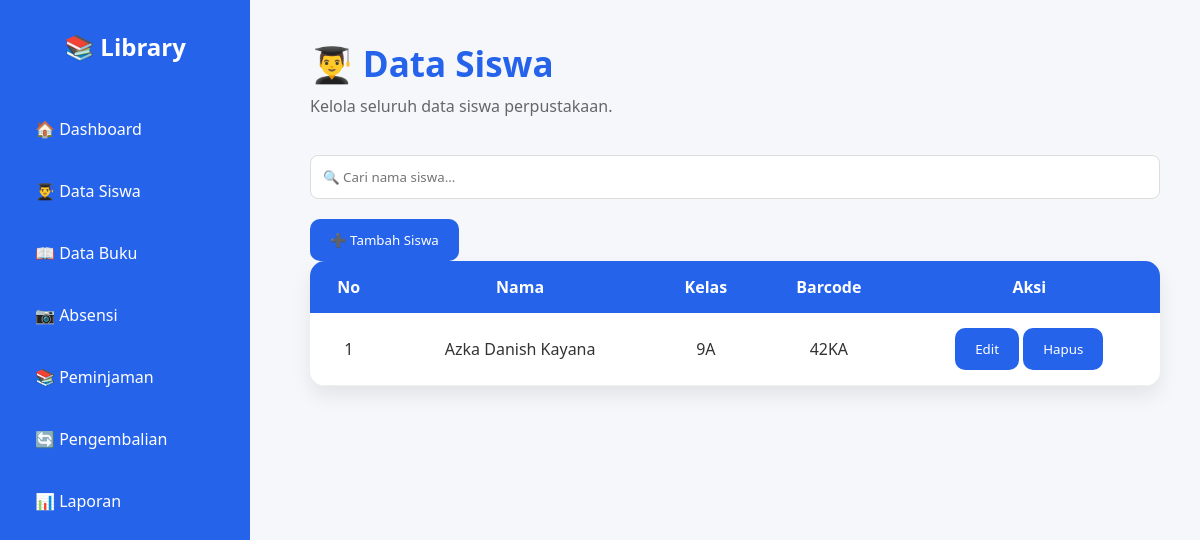
/siswa, run on an earlier commit of the app's database.
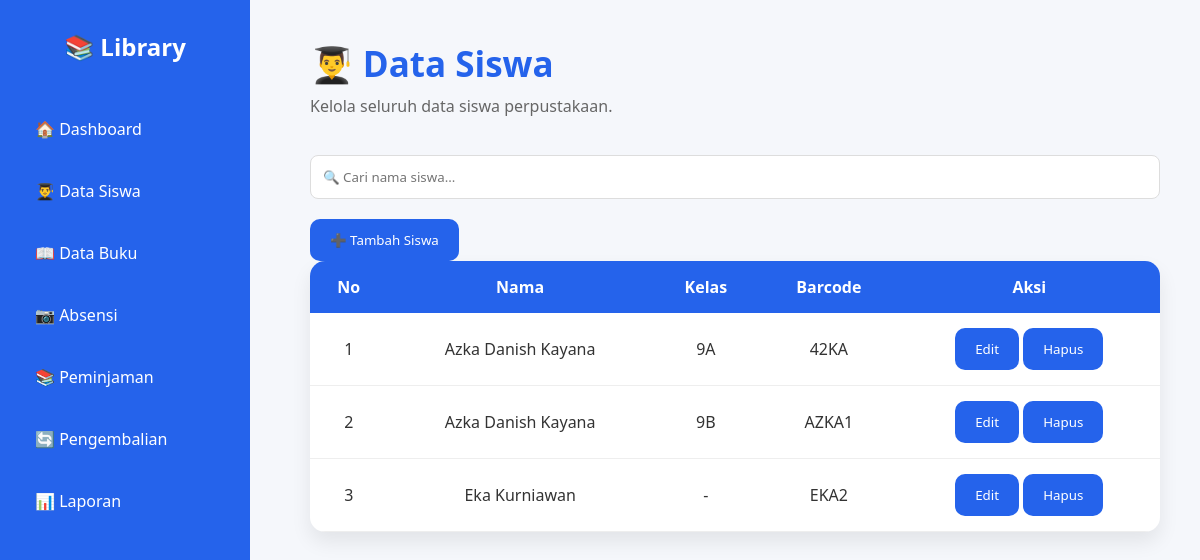
And on a later commit of the database.
### tables this page shows
CREATE TABLE siswa (
        id INTEGER PRIMARY KEY AUTOINCREMENT,
        nama TEXT NOT NULL,
        kelas TEXT NOT NULL,
        barcode TEXT UNIQUE NOT NULL
    );

### app.py (the view)
@app.route("/siswa")
def siswa():
    conn = connect()
    cursor = conn.cursor()
    cursor.execute("""
        SELECT
            nama,
            kelas,
            barcode
        FROM siswa
        ORDER BY nama
    """)
    data = cursor.fetchall()
    conn.close()
    return render_template(
        "siswa.html",
        data=data
    )

### database.py (called while the page is built)
def connect():
    return sqlite3.connect(DB_NAME)

### templates/siswa.html (shortened to what this page needs)
{% extends "base.html" %}
{% block content %}
<div class="header">
    <h1>👨‍🎓 Data Siswa</h1>
    <p>Kelola seluruh data siswa perpustakaan.</p>
</div>
<div class="top-bar">
    <input
        type="text"
        id="searchInput"
        placeholder="🔍 Cari nama siswa..."
        onkeyup="searchTable()"
    >
    <a href="/tambah_siswa">
        <button>
            ➕ Tambah Siswa
        </button>
    </a>
</div>
<table id="tabelSiswa">
    <thead>
        <tr>
            <th>No</th>
            <th>Nama</th>
            <th>Kelas</th>
            <th>Barcode</th>
            <th>Aksi</th>
        </tr>
    </thead>
    <tbody>
        {% for siswa in data %}
        <tr>
            <td>{{ loop.index }}</td>
            <td>{{ siswa[0] }}</td>
            <td>{{ siswa[1] }}</td>
            <td>{{ siswa[2] }}</td>
            <td>
                <button>Edit</button>
                <button>Hapus</button>
            </td>
        </tr>
        {% endfor %}
    </tbody>
</table>
{% endblock %}

What changed in the data, as far as the page shows it:
added siswa: nama "Azka Danish Kayana", kelas "9B", barcode "AZKA1"
added siswa: nama "Eka Kurniawan", kelas "-", barcode "EKA2"
